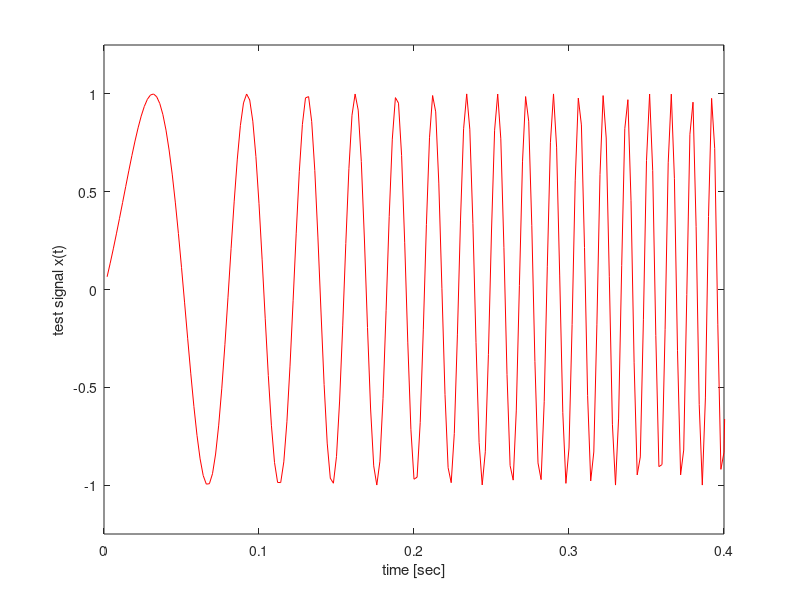
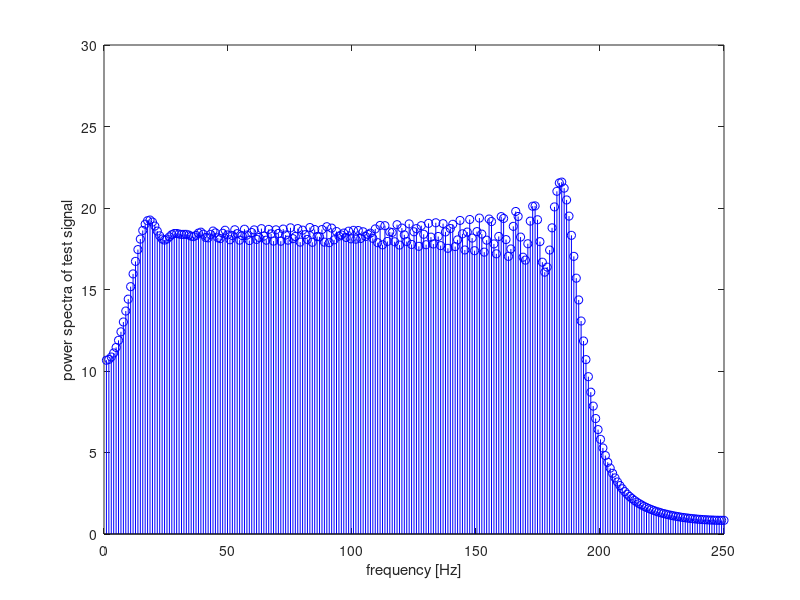

Source code (MATLAB) for these figures, in order: (Note: this script raises an error after producing the figures.)
% Example to generate sine wave with a linear change in freq.
% time-frequency charactersitics using STFT

clear var; close all;

% constants 

N = 512;                        % number of points
fs = 500;                       % sampling frequency
f1 = 10;                        % minimum frequency
f2 = 200;                       % maximum frequency
nfft = 32;                      % window size

colormap('hot');
t = (1:N)/fs;

% generate test signal(chirp signal ----> linear change in freq)

fc = ((1:N)*((f2 - f1)/N))+f1;
x = sin(pi*t.*fc);
str = 'Test signal'
f1 = figure(1);
plot(t, x, 'red');
axis([0 0.4 -1.25 +1.25]);
xlabel('time [sec]');
ylabel('test signal x(t)');
saveas(f1, strcat('Spectrogam_Tests/1 (',str,').jpeg'))

% Standard FFT
z = fft(x);
z = abs(z);
freq = (1:N)*fs/N;

f2 = figure(2);
stem(freq, z, 'blue');
axis([0 250 0 30]);
xlabel('frequency [Hz]');
ylabel('power spectra of test signal');
saveas(f2, strcat('Spectrogam_Tests/2 (',str,').jpeg'))

% compute spectrogram

[B,f,t]=spectrogram(x,nfft,[],nfft,fs);

f3 = figure(3);
surf(t,f,abs(B));
shading interp;
ylabel('frequency [Hz]');
xlabel('time [Sec]');
axis([0 1 0 250 0 12]);
saveas(f3, strcat('Spectrogam_Tests/3 (',str,').jpeg'))

f4 = figure(4) 
contour(t,f,abs(B));
axis([0 1 0 250]);
saveas(f4, strcat('Spectrogam_Tests/4 (',str,').jpeg'))
